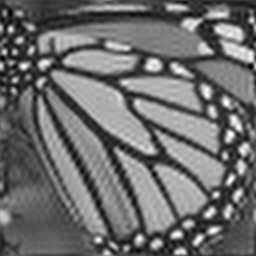
#> input picture upsampled.png, 256 x 256 px
$ jupyter execute method1.ipynb   (shell and % lines are left out)
#> lines starting #> are read from the running program, lines starting #| are printed output that depends on the picture; long printed decimals are rounded
Since using imshow function from cv2 was not working properly, I imported pyplot from matplotlib in order to check the image. Rest of the methods are exclusively from libraries numpy and cv2.

[cell 1]
import numpy as np
import cv2

from matplotlib import pyplot as plt

Reading the upsampled.png and gray-scale the image.<br>
Convert the image into np.float32. <br>
Check the image.<br>
Do the same thing with ground truth image HR.png

[cell 2]
image_h= cv2.imread('upsampled.png')
#> image_h is the input picture: shape (256, 256, 3); min 2, max 255, mean 109.2
image_h=cv2.cvtColor(image_h,cv2.COLOR_BGR2GRAY).astype(np.float32)
#> image_h: shape (256, 256) float32
plt.imshow(image_h,'gray')

[cell 3]
image_gt=cv2.imread('HR.png')
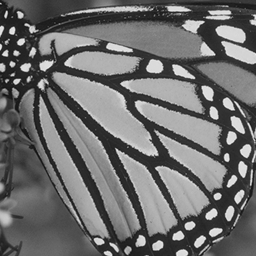
#> input picture HR.png, 256 x 256 px
#> image_gt is the input picture: shape (256, 256, 3); min 13, max 241, mean 109.2
image_gt=cv2.cvtColor(image_gt,cv2.COLOR_BGR2GRAY).astype(np.float32)
#> image_gt: shape (256, 256) float32
plt.imshow(image_gt,'gray')

resize the HR.png and make __image_l__

[cell 4]
height, width=image_h.shape
#> height = 256; width = 256
image_l=cv2.resize(image_gt,(height//4,width//4))
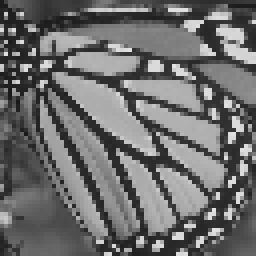
#> image_l: shape (64, 64) float32 (shown 4 times larger); min 25.5, max 226.2, mean 109.4
plt.imshow(image_l,'gray')

Define the __mse__ and __PSNR__ function

[cell 5]
def mse(img):
    MSE=np.sum(np.square(image_gt-img))/(height*width)
#> MSE = 1028.4
    return MSE

def PSNR(img):
    psnr=10*np.log10(255*255/mse(img))
#> psnr = 18.01
    return psnr

Compute the PSNR of the __image_h__

[cell 6]
print(PSNR(image_h))
#| 18.009

Calculate the gradient descent<br>
Print out loss every 100 times

[cell 7]
lr=0.1
MAX_ITERATION=1000
loss_list=[]
i_list=[]
for i in range(MAX_ITERATION):
    image_d=cv2.resize(image_h, (height//4,width//4))
    grad=cv2.resize(image_d-image_l,(height,width))
    image_h=image_h-np.dot(lr,grad)
    loss=np.sum(np.square(image_l-image_d))
    if i%100==0:
        print(f"Loss in every 100 iterations : {loss}")
        loss_list.append(loss)
        i_list.append(i)
#> this loop made 1000 passes
#> loss on passes 1 to 3: 3164451.5, 2682946.6, 2275847
#| Loss in every 100 iterations : 3164451.5
#| Loss in every 100 iterations : 1.731
#| Loss in every 100 iterations : 6.4586442419728065e-06
#| Loss in every 100 iterations : 3.816949163814181e-11
#| Loss in every 100 iterations : 2.671063615119927e-16
#| Loss in every 100 iterations : 2.0344480281362066e-21
#| Loss in every 100 iterations : 6.84749819740329e-23
#| Loss in every 100 iterations : 6.842074620907715e-23
#> (further printed lines are left out)
#> pass 1, `image_d=cv2.resize(image_h, (height//4,width//4))`:
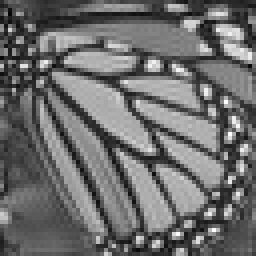
#> image_d: shape (64, 64) float32 (shown 4 times larger); min 4.75, max 255, mean 109.3
#> pass 1, `grad=cv2.resize(image_d-image_l,(height,width))`:
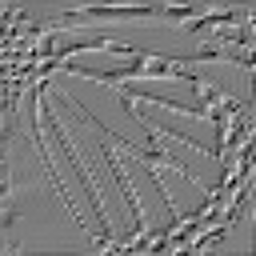
#> grad: shape (256, 256) float32; min -112.2, max 117.7, mean -0.1; drawn with min black and max white
#> after the loop:
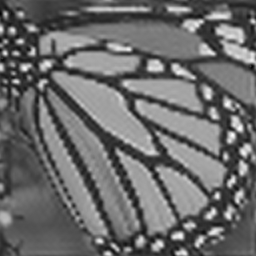
#> image_h: shape (256, 256) float64; min -17.8, max 283.5, mean 109.4; drawn with min black and max white
#> after the loop, i_list = [0, 100, 200, 300, 400, 500, 600, 700, 800, 900]; loss_list = [3164451.5, 1.73, 6.46e-06, 3.82e-11, 2.67e-16, 2.03e-21, 6.85e-23, 6.84e-23, 6.84e-23, 6.84e-23]

Using plot function from pyplot, we can see that the loss decreased.

[cell 8]
plt.plot(i_list,loss_list)
plt.show
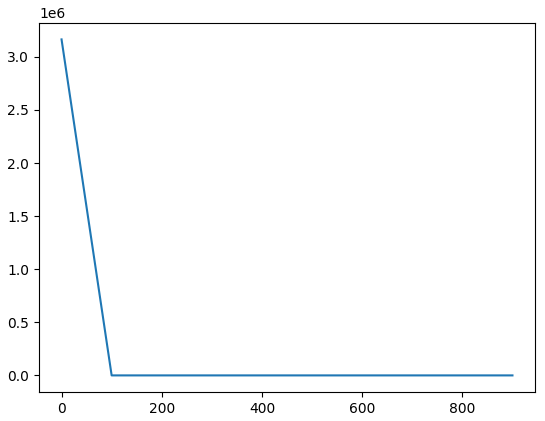
#> figure drawn by matplotlib, 1 panel; curve peaks at x = 0, y = 3164451.5

Save the final image_h after gradient descent.<br>
Show the __image_h__ and compute the PSNR of __image_h__

[cell 9]
cv2.imwrite('Final-High-Resolution-Image.png',image_h)
plt.imshow(image_h,cmap='gray')

[cell 10]
print(PSNR(image_h))
#| 20.708
